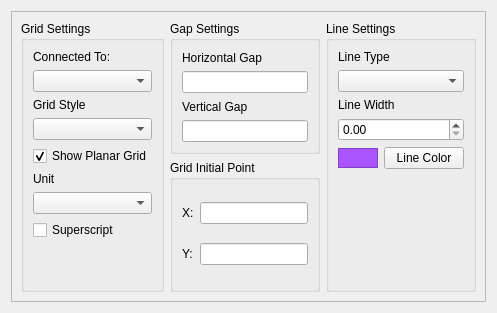
         <widget class="QWidget" name="tab2">
          <attribute name="title">
           <string>Grid Settings</string>
          </attribute>
          <layout class="QGridLayout" name="gridLayout_9">
           <item row="0" column="0">
            <widget class="QFrame" name="fraGridSettings_2">
             <property name="frameShape">
              <enum>QFrame::StyledPanel</enum>
             </property>
             <property name="frameShadow">
              <enum>QFrame::Raised</enum>
             </property>
             <layout class="QGridLayout" name="gridLayout_8">
              <item row="0" column="0">
               <widget class="QGroupBox" name="gbGridSettings_2">
                <property name="title">
                 <string>Grid Settings</string>
                </property>
                <property name="flat">
                 <bool>true</bool>
                </property>
                <layout class="QVBoxLayout" name="verticalLayout_14">
                 <item>
                  <layout class="QVBoxLayout" name="verticalLayout_11">
                   <item>
                    <layout class="QVBoxLayout" name="verticalLayout_7">
                     <item>
                      <widget class="QLabel" name="txtPlanarConnectTo">
                       <property name="text">
                        <string>Connected To:</string>
                       </property>
                      </widget>
                     </item>
                     <item>
                      <widget class="QComboBox" name="cmbPlanarConnectedTo"/>
                     </item>
                     <item>
                      <widget class="QLabel" name="lbGridStyle_2">
                       <property name="text">
                        <string>Grid Style</string>
                       </property>
                       <property name="wordWrap">
                        <bool>false</bool>
                       </property>
                      </widget>
                     </item>
                     <item>
                      <widget class="QComboBox" name="cmbPlanarStyle"/>
                     </item>
                     <item>
                      <widget class="QCheckBox" name="chkShowPlanar">
                       <property name="text">
                        <string>Show Planar Grid</string>
                       </property>
                       <property name="checkable">
                        <bool>true</bool>
                       </property>
                       <property name="checked">
                        <bool>true</bool>
                       </property>
                      </widget>
                     </item>
                     <item>
                      <layout class="QVBoxLayout">
                       <item>
                        <widget class="QLabel" name="txlUnit">
                         <property name="text">
                          <string>Unit</string>
                         </property>
                         <property name="wordWrap">
                          <bool>false</bool>
                         </property>
                        </widget>
                       </item>
                       <item>
                        <widget class="QComboBox" name="cmbUnit"/>
                       </item>
                      </layout>
                     </item>
                     <item>
                      <widget class="QCheckBox" name="chkSuperscriptPlanarText">
                       <property name="text">
                        <string>Superscript</string>
                       </property>
                      </widget>
                     </item>
                    </layout>
                   </item>
                   <item>
                    <spacer name="verticalSpacer_2">
                     <property name="orientation">
                      <enum>Qt::Vertical</enum>
                     </property>
                     <property name="sizeHint" stdset="0">
                      <size>
                       <width>20</width>
                       <height>40</height>
                      </size>
                     </property>
                    </spacer>
                   </item>
                  </layout>
                 </item>
                </layout>
               </widget>
              </item>
              <item row="0" column="1">
               <layout class="QVBoxLayout" name="verticalLayout_13">
                <item>
                 <widget class="QGroupBox" name="gbGapSettings_2">
                  <property name="title">
                   <string>Gap Settings</string>
                  </property>
                  <property name="flat">
                   <bool>true</bool>
                  </property>
                  <layout class="QGridLayout">
                   <item row="0" column="0">
                    <widget class="QLabel" name="textLabel3_3">
                     <property name="text">
                      <string>Horizontal Gap</string>
                     </property>
                     <property name="wordWrap">
                      <bool>false</bool>
                     </property>
                    </widget>
                   </item>
                   <item row="2" column="0">
                    <widget class="QLabel" name="textLabel3_2_2">
                     <property name="text">
                      <string>Vertical Gap</string>
                     </property>
                     <property name="wordWrap">
                      <bool>false</bool>
                     </property>
                    </widget>
                   </item>
                   <item row="3" column="0">
                    <widget class="QLineEdit" name="lneVrtPlanarGap"/>
                   </item>
                   <item row="1" column="0">
                    <widget class="QLineEdit" name="lneHrzPlanarGap"/>
                   </item>
                  </layout>
                 </widget>
                </item>
                <item>
                 <widget class="QGroupBox" name="groupGridInitialPoint_planar">
                  <property name="title">
                   <string>Grid Initial Point</string>
                  </property>
                  <layout class="QGridLayout">
                   <item row="1" column="0">
                    <widget class="QLabel" name="textLabel2">
                     <property name="text">
                      <string>Y:</string>
                     </property>
                     <property name="wordWrap">
                      <bool>false</bool>
                     </property>
                    </widget>
                   </item>
                   <item row="0" column="1">
                    <widget class="QLineEdit" name="xGridInitialPoint_planar_textField"/>
                   </item>
                   <item row="1" column="1">
                    <widget class="QLineEdit" name="yGridInitialPoint_planar_textField"/>
                   </item>
                   <item row="0" column="0">
                    <widget class="QLabel" name="textLabel1_5">
                     <property name="text">
                      <string>X:</string>
                     </property>
                     <property name="wordWrap">
                      <bool>false</bool>
                     </property>
                    </widget>
                   </item>
                  </layout>
                 </widget>
                </item>
               </layout>
              </item>
              <item row="0" column="2">
               <widget class="QGroupBox" name="gbLineSettings_2">
                <property name="minimumSize">
                 <size>
                  <width>150</width>
                  <height>0</height>
                 </size>
                </property>
                <property name="title">
                 <string>Line Settings</string>
                </property>
                <property name="flat">
                 <bool>true</bool>
                </property>
                <layout class="QVBoxLayout" name="verticalLayout_12">
                 <item>
                  <layout class="QVBoxLayout" name="verticalLayout_10">
                   <item>
                    <layout class="QVBoxLayout" name="verticalLayout_9">
                     <item>
                      <layout class="QVBoxLayout" name="verticalLayout_8">
                       <item>
                        <widget class="QLabel" name="lbLineType_2">
                         <property name="text">
                          <string>Line Type</string>
                         </property>
                         <property name="wordWrap">
                          <bool>false</bool>
                         </property>
                        </widget>
                       </item>
                       <item>
                        <widget class="QComboBox" name="cmbPlanarLineType"/>
                       </item>
                       <item>
                        <widget class="QLabel" name="lbLineWidth_2">
                         <property name="text">
                          <string>Line Width</string>
                         </property>
                         <property name="wordWrap">
                          <bool>false</bool>
                         </property>
                        </widget>
                       </item>
                       <item>
                        <widget class="QDoubleSpinBox" name="m_planarLineWidthDoubleSpinBox">
                         <property name="singleStep">
                          <double>0.500000000000000</double>
                         </property>
                        </widget>
                       </item>
                      </layout>
                     </item>
                     <item>
                      <layout class="QHBoxLayout" name="horizontalLayout_8">
                       <item>
                        <widget class="QFrame" name="fraPlanarLineColor">
                         <property name="maximumSize">
                          <size>
                           <width>100</width>
                           <height>20</height>
                          </size>
                         </property>
                         <property name="palette">
                          <palette>
                           <active>
                            <colorrole role="WindowText">
                             <brush brushstyle="SolidPattern">
                              <color alpha="255">
                               <red>0</red>
                               <green>0</green>
                               <blue>0</blue>
                              </color>
                             </brush>
                            </colorrole>
                            <colorrole role="Button">
                             <brush brushstyle="SolidPattern">
                              <color alpha="255">
                               <red>212</red>
                               <green>208</green>
                               <blue>200</blue>
                              </color>
                             </brush>
                            </colorrole>
                            <colorrole role="Light">
                             <brush brushstyle="SolidPattern">
                              <color alpha="255">
                               <red>255</red>
                               <green>255</green>
                               <blue>255</blue>
                              </color>
                             </brush>
                            </colorrole>
                            <colorrole role="Midlight">
                             <brush brushstyle="SolidPattern">
                              <color alpha="255">
                               <red>233</red>
                               <green>231</green>
                               <blue>227</blue>
                              </color>
                             </brush>
                            </colorrole>
                            <colorrole role="Dark">
                             <brush brushstyle="SolidPattern">
                              <color alpha="255">
                               <red>106</red>
                               <green>104</green>
                               <blue>100</blue>
                              </color>
                             </brush>
                            </colorrole>
                            <colorrole role="Mid">
                             <brush brushstyle="SolidPattern">
                              <color alpha="255">
                               <red>141</red>
                               <green>138</green>
                               <blue>133</blue>
                              </color>
                             </brush>
                            </colorrole>
                            <colorrole role="Text">
                             <brush brushstyle="SolidPattern">
                              <color alpha="255">
                               <red>0</red>
                               <green>0</green>
                               <blue>0</blue>
                              </color>
                             </brush>
                            </colorrole>
                            <colorrole role="BrightText">
                             <brush brushstyle="SolidPattern">
                              <color alpha="255">
                               <red>255</red>
                               <green>255</green>
                               <blue>255</blue>
                              </color>
                             </brush>
                            </colorrole>
                            <colorrole role="ButtonText">
                             <brush brushstyle="SolidPattern">
                              <color alpha="255">
                               <red>0</red>
                               <green>0</green>
                               <blue>0</blue>
                              </color>
                             </brush>
                            </colorrole>
                            <colorrole role="Base">
                             <brush brushstyle="SolidPattern">
                              <color alpha="255">
                               <red>255</red>
                               <green>255</green>
                               <blue>255</blue>
                              </color>
                             </brush>
                            </colorrole>
                            <colorrole role="Window">
                             <brush brushstyle="SolidPattern">
                              <color alpha="255">
                               <red>170</red>
                               <green>85</green>
                               <blue>255</blue>
                              </color>
                             </brush>
                            </colorrole>
                            <colorrole role="Shadow">
                             <brush brushstyle="SolidPattern">
                              <color alpha="255">
                               <red>0</red>
                               <green>0</green>
                               <blue>0</blue>
                              </color>
                             </brush>
                            </colorrole>
                            <colorrole role="Highlight">
                             <brush brushstyle="SolidPattern">
                              <color alpha="255">
                               <red>0</red>
                               <green>0</green>
                               <blue>128</blue>
                              </color>
                             </brush>
                            </colorrole>
                            <colorrole role="HighlightedText">
                             <brush brushstyle="SolidPattern">
                              <color alpha="255">
                               <red>255</red>
                               <green>255</green>
                               <blue>255</blue>
                              </color>
                             </brush>
                            </colorrole>
                            <colorrole role="Link">
                             <brush brushstyle="SolidPattern">
                              <color alpha="255">
                               <red>0</red>
                               <green>0</green>
                               <blue>0</blue>
                              </color>
                             </brush>
                            </colorrole>
                            <colorrole role="LinkVisited">
                             <brush brushstyle="SolidPattern">
                              <color alpha="255">
                               <red>0</red>
                               <green>0</green>
                               <blue>0</blue>
                              </color>
                             </brush>
                            </colorrole>
                           </active>
                           <inactive>
                            <colorrole role="WindowText">
                             <brush brushstyle="SolidPattern">
                              <color alpha="255">
                               <red>0</red>
                               <green>0</green>
                               <blue>0</blue>
                              </color>
                             </brush>
                            </colorrole>
                            <colorrole role="Button">
                             <brush brushstyle="SolidPattern">
                              <color alpha="255">
                               <red>212</red>
                               <green>208</green>
                               <blue>200</blue>
                              </color>
                             </brush>
                            </colorrole>
                            <colorrole role="Light">
                             <brush brushstyle="SolidPattern">
                              <color alpha="255">
                               <red>255</red>
                               <green>255</green>
                               <blue>255</blue>
                              </color>
                             </brush>
                            </colorrole>
                            <colorrole role="Midlight">
                             <brush brushstyle="SolidPattern">
                              <color alpha="255">
                               <red>243</red>
                               <green>239</green>
                               <blue>230</blue>
                              </color>
                             </brush>
                            </colorrole>
                            <colorrole role="Dark">
                             <brush brushstyle="SolidPattern">
                              <color alpha="255">
                               <red>106</red>
                               <green>104</green>
                               <blue>100</blue>
                              </color>
                             </brush>
                            </colorrole>
                            <colorrole role="Mid">
                             <brush brushstyle="SolidPattern">
                              <color alpha="255">
                               <red>141</red>
                               <green>138</green>
                               <blue>133</blue>
                              </color>
                             </brush>
                            </colorrole>
                            <colorrole role="Text">
                             <brush brushstyle="SolidPattern">
                              <color alpha="255">
                               <red>0</red>
                               <green>0</green>
                               <blue>0</blue>
                              </color>
                             </brush>
                            </colorrole>
                            <colorrole role="BrightText">
                             <brush brushstyle="SolidPattern">
                              <color alpha="255">
                               <red>255</red>
                               <green>255</green>
                               <blue>255</blue>
                              </color>
                             </brush>
                            </colorrole>
                            <colorrole role="ButtonText">
                             <brush brushstyle="SolidPattern">
                              <color alpha="255">
                               <red>0</red>
                               <green>0</green>
                               <blue>0</blue>
                              </color>
                             </brush>
                            </colorrole>
                            <colorrole role="Base">
                             <brush brushstyle="SolidPattern">
                              <color alpha="255">
                               <red>255</red>
                               <green>255</green>
                               <blue>255</blue>
                              </color>
                             </brush>
                            </colorrole>
                            <colorrole role="Window">
                             <brush brushstyle="SolidPattern">
                              <color alpha="255">
                               <red>170</red>
                               <green>85</green>
                               <blue>255</blue>
                              </color>
                             </brush>
                            </colorrole>
                            <colorrole role="Shadow">
                             <brush brushstyle="SolidPattern">
                              <color alpha="255">
                               <red>0</red>
                               <green>0</green>
                               <blue>0</blue>
                              </color>
                             </brush>
                            </colorrole>
                            <colorrole role="Highlight">
                             <brush brushstyle="SolidPattern">
                              <color alpha="255">
                               <red>0</red>
                               <green>0</green>
                               <blue>128</blue>
                              </color>
                             </brush>
                            </colorrole>
                            <colorrole role="HighlightedText">
                             <brush brushstyle="SolidPattern">
                              <color alpha="255">
                               <red>255</red>
                               <green>255</green>
                               <blue>255</blue>
                              </color>
                             </brush>
                            </colorrole>
                            <colorrole role="Link">
                             <brush brushstyle="SolidPattern">
                              <color alpha="255">
                               <red>0</red>
                               <green>0</green>
                               <blue>255</blue>
                              </color>
                             </brush>
                            </colorrole>
                            <colorrole role="LinkVisited">
                             <brush brushstyle="SolidPattern">
                              <color alpha="255">
                               <red>255</red>
                               <green>0</green>
                               <blue>255</blue>
                              </color>
                             </brush>
                            </colorrole>
                           </inactive>
                           <disabled>
                            <colorrole role="WindowText">
                             <brush brushstyle="SolidPattern">
                              <color alpha="255">
                               <red>128</red>
                               <green>128</green>
                               <blue>128</blue>
                              </color>
                             </brush>
                            </colorrole>
                            <colorrole role="Button">
                             <brush brushstyle="SolidPattern">
                              <color alpha="255">
                               <red>212</red>
                               <green>208</green>
                               <blue>200</blue>
                              </color>
                             </brush>
                            </colorrole>
                            <colorrole role="Light">
                             <brush brushstyle="SolidPattern">
                              <color alpha="255">
                               <red>255</red>
                               <green>255</green>
                               <blue>255</blue>
                              </color>
                             </brush>
                            </colorrole>
                            <colorrole role="Midlight">
                             <brush brushstyle="SolidPattern">
                              <color alpha="255">
                               <red>243</red>
                               <green>239</green>
                               <blue>230</blue>
                              </color>
                             </brush>
                            </colorrole>
                            <colorrole role="Dark">
                             <brush brushstyle="SolidPattern">
                              <color alpha="255">
                               <red>106</red>
                               <green>104</green>
                               <blue>100</blue>
                              </color>
                             </brush>
                            </colorrole>
                            <colorrole role="Mid">
                             <brush brushstyle="SolidPattern">
                              <color alpha="255">
                               <red>141</red>
                               <green>138</green>
                               <blue>133</blue>
                              </color>
                             </brush>
                            </colorrole>
                            <colorrole role="Text">
                             <brush brushstyle="SolidPattern">
                              <color alpha="255">
                               <red>128</red>
                               <green>128</green>
                               <blue>128</blue>
                              </color>
                             </brush>
                            </colorrole>
                            <colorrole role="BrightText">
                             <brush brushstyle="SolidPattern">
                              <color alpha="255">
                               <red>255</red>
                               <green>255</green>
                               <blue>255</blue>
                              </color>
                             </brush>
                            </colorrole>
                            <colorrole role="ButtonText">
                             <brush brushstyle="SolidPattern">
                              <color alpha="255">
                               <red>128</red>
                               <green>128</green>
                               <blue>128</blue>
                              </color>
                             </brush>
                            </colorrole>
                            <colorrole role="Base">
                             <brush brushstyle="SolidPattern">
                              <color alpha="255">
                               <red>255</red>
                               <green>255</green>
                               <blue>255</blue>
                              </color>
                             </brush>
                            </colorrole>
                            <colorrole role="Window">
                             <brush brushstyle="SolidPattern">
                              <color alpha="255">
                               <red>170</red>
                               <green>85</green>
                               <blue>255</blue>
                              </color>
                             </brush>
                            </colorrole>
                            <colorrole role="Shadow">
                             <brush brushstyle="SolidPattern">
                              <color alpha="255">
                               <red>0</red>
                               <green>0</green>
                               <blue>0</blue>
                              </color>
                             </brush>
                            </colorrole>
                            <colorrole role="Highlight">
                             <brush brushstyle="SolidPattern">
                              <color alpha="255">
                               <red>0</red>
                               <green>0</green>
                               <blue>128</blue>
                              </color>
                             </brush>
                            </colorrole>
                            <colorrole role="HighlightedText">
                             <brush brushstyle="SolidPattern">
                              <color alpha="255">
                               <red>255</red>
                               <green>255</green>
                               <blue>255</blue>
                              </color>
                             </brush>
                            </colorrole>
                            <colorrole role="Link">
                             <brush brushstyle="SolidPattern">
                              <color alpha="255">
                               <red>0</red>
                               <green>0</green>
                               <blue>255</blue>
                              </color>
                             </brush>
                            </colorrole>
                            <colorrole role="LinkVisited">
                             <brush brushstyle="SolidPattern">
                              <color alpha="255">
                               <red>255</red>
                               <green>0</green>
                               <blue>255</blue>
                              </color>
                             </brush>
                            </colorrole>
                           </disabled>
                          </palette>
                         </property>
                         <property name="autoFillBackground">
                          <bool>true</bool>
                         </property>
                         <property name="frameShape">
                          <enum>QFrame::StyledPanel</enum>
                         </property>
                         <property name="frameShadow">
                          <enum>QFrame::Raised</enum>
                         </property>
                        </widget>
                       </item>
                       <item>
                        <widget class="QPushButton" name="pbPlanarLineColor">
                         <property name="text">
                          <string>Line Color</string>
                         </property>
                         <property name="autoDefault">
                          <bool>false</bool>
                         </property>
                        </widget>
                       </item>
                      </layout>
                     </item>
                    </layout>
                   </item>
                   <item>
                    <spacer name="verticalSpacer">
                     <property name="orientation">
                      <enum>Qt::Vertical</enum>
                     </property>
                     <property name="sizeHint" stdset="0">
                      <size>
                       <width>20</width>
                       <height>58</height>
                      </size>
                     </property>
                    </spacer>
                   </item>
                  </layout>
                 </item>
                </layout>
               </widget>
              </item>
             </layout>
            </widget>
           </item>
          </layout>
         </widget>
